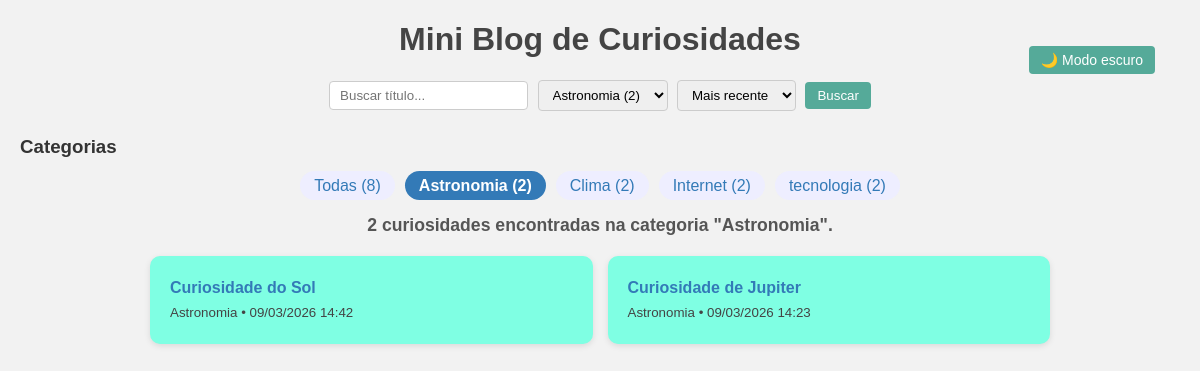
Screenshot of /?categoria=Astronomia with the database file from the repository.
### curiosidades/models.py (models this page shows, shortened)
class Curiosidade(models.Model):
    titulo = models.CharField(max_length=200)
    conteudo = models.TextField()
    categoria = models.CharField(max_length=100, blank=True)
    data_criacao = models.DateTimeField(auto_now_add=True)

### curiosidades/views.py (the view)
# urls.py: path('', views.index, name='index'),
def index(request):
    termo = request.GET.get('q', '')
    categoria = request.GET.get('categoria', '')
    ordenacao = request.GET.get('ordenacao', 'data_desc')
    curiosidades = Curiosidade.objects.all()
    if termo:
        curiosidades = curiosidades.filter(titulo__icontains=termo)
    if categoria:
        curiosidades = curiosidades.filter(categoria=categoria)
    if ordenacao == 'data_asc':
        curiosidades = curiosidades.order_by('data_criacao')
    elif ordenacao == 'titulo_asc':
        curiosidades = curiosidades.order_by('titulo')
    elif ordenacao == 'titulo_desc':
        curiosidades = curiosidades.order_by('-titulo')
    else:
        curiosidades = curiosidades.order_by('-data_criacao')
    curiosidades_destacadas = []
    for c in curiosidades:
        c.slug_categoria = slugify(c.categoria)
        c.titulo_destaque = destacar_texto(c.titulo, termo)
        c.conteudo_destaque = destacar_texto(c.conteudo, termo)
        curiosidades_destacadas.append(c)
    paginator = Paginator(curiosidades_destacadas, 6)  # 6 curiosidades por página
    page = request.GET.get('page')
    curiosidades_paginadas = paginator.get_page(page)
    categorias = Curiosidade.objects.values_list('categoria', flat=True).distinct()
    todas_curiosidades = Curiosidade.objects.all()
    contagem_categorias = Counter([c.categoria for c in todas_curiosidades])
    categorias_com_contagem = [
        (cat, contagem_categorias[cat]) for cat in categorias
    ]
    total_curiosidades = todas_curiosidades.count()
    return render(request, 'curiosidades/index.html', {
        'curiosidades': curiosidades_paginadas,
        'termo': termo,
        'categorias_com_contagem': categorias_com_contagem,
        'categoria_selecionada': categoria,
        'ordenacao': ordenacao,
        'total_curiosidades': total_curiosidades,
    })

### curiosidades/views.py (called while the page is built)
def destacar_texto(texto, termo):
    if not termo:
        return texto
    regex = re.compile(re.escape(termo), re.IGNORECASE)
    return regex.sub(r'<span class="destaque">\g<0></span>', texto)

### curiosidades/templates/curiosidades/index.html (shortened to what this page needs)
<!DOCTYPE html>
<html lang="pt-BR">
<head>
{% load static %}
<link rel="stylesheet" href="{% static 'curiosidades/style.css' %}">
</head>
<body>
<header>
    <h1>Mini Blog de Curiosidades</h1>
    <button id="toggle-dark" aria-label="Ativar modo escuro">
        🌙 Modo escuro
    </button>
</header>
<main>
<section>
<form method="get" action="">
    <input
        type="text"
        name="q"
        placeholder="Buscar título..."
        value="{{ termo }}"
        aria-label="Buscar curiosidade pelo título"
    >
    <select name="categoria">
        {% for cat, contagem in categorias_com_contagem %}
        <option value="{{ cat }}" {% if categoria_selecionada == cat %}selected{% endif %}>
            {{ cat }} ({{ contagem }})
        </option>
        {% endfor %}
    </select>
    <select name="ordenacao">
        <option value="data_desc" {% if ordenacao == "data_desc" %}selected{% endif %}>Mais recente</option>
    </select>
    <button type="submit">Buscar</button>
</form>
</section>
<section>
<h3>Categorias</h3>
<ul class="categorias">
    <li>
        <a href="{% url 'index' %}" class="{% if not categoria_selecionada %}selected{% endif %}">
            Todas ({{ total_curiosidades }})
        </a>
    </li>
    {% for cat, contagem in categorias_com_contagem %}
    <li>
        <a href="?categoria={{ cat }}{% if termo %}&q={{ termo|urlencode }}{% endif %}"
           class="{% if categoria_selecionada == cat %}selected{% endif %}">
            {{ cat }} ({{ contagem }})
        </a>
    </li>
    {% endfor %}
</ul>
</section>
<section>
<p class="contador">
{% if curiosidades %}
    {% if categoria_selecionada %}
        {{ curiosidades.paginator.count }} curiosidade{% if curiosidades.paginator.count > 1 %}s{% endif %}
        encontrada{% if curiosidades.paginator.count > 1 %}s{% endif %}
        na categoria "<strong>{{ categoria_selecionada }}</strong>".
    {% elif termo %}
        {{ curiosidades.paginator.count }} curiosidade{% if curiosidades.paginator.count > 1 %}s{% endif %}
        encontrada{% if curiosidades.paginator.count > 1 %}s{% endif %}
        para "<strong>{{ termo }}</strong>".
    {% else %}
        {{ curiosidades.paginator.count }} curiosidade{% if curiosidades.paginator.count > 1 %}s{% endif %}
        encontrada{% if curiosidades.paginator.count > 1 %}s{% endif %}.
    {% endif %}
{% else %}
    Nenhuma curiosidade encontrada.
{% endif %}
</p>
</section>
<section>
<ul class="lista-curiosidades">
{% for c in curiosidades %}
<article class="card-curiosidade {{ c.slug_categoria }}">
    <a href="{% url 'detalhe' c.id %}">
        {{ c.titulo_destaque|safe }}
    </a>
    <br>
    <small class="categoria-info {{ c.slug_categoria }}">
        {{ c.categoria }} • {{ c.data_criacao|date:"d/m/Y H:i" }}
    </small>
</article>
{% empty %}
<li>Nenhuma curiosidade cadastrada.</li>
{% endfor %}
</ul>
</section>
</main>
</body>
</html>

### curiosidades/static/curiosidades/style.css (style rules this page uses)
body { font-family: Arial, sans-serif; margin: 20px; background-color: #f2f2f2; color: #333; transition: background-color 0.3s, color 0.3s; }
header { position: relative; }
h1 { text-align: center; color: #444; }
form { text-align: center; margin-bottom: 20px; }
input[type="text"], select { padding: 6px 10px; margin: 0 5px 5px 0; border-radius: 4px; border: 1px solid #ccc; }
button { padding: 6px 12px; border-radius: 4px; border: none; background-color: #5a9; color: white; cursor: pointer; transition: 0.2s; }
#toggle-dark { position: absolute; right: 25px; top: 25px; font-size: 14px; }
.categorias { display: flex; gap: 10px; padding: 0; list-style: none; margin-bottom: 20px; justify-content: center; flex-wrap: wrap; }
.categorias li a { padding: 6px 14px; border-radius: 20px; background-color: #eef; color: #337ab7; text-decoration: none; transition: 0.2s; }
.categorias li a.selected { font-weight: bold; color: #fff; background-color: #337ab7; }
.contador { font-size: 1.1rem; font-weight: bold; color: #555; text-align: center; margin-bottom: 20px; }
.lista-curiosidades { padding: 0; list-style: none; display: grid; grid-template-columns: repeat(auto-fit,minmax(250px,1fr)); gap: 15px; max-width: 900px; margin: 0 auto 30px auto; }
.card-curiosidade { padding: 20px; line-height: 1.5; border-radius: 10px; box-shadow: 0 2px 6px rgba(0,0,0,0.1); transition: transform 0.2s, box-shadow 0.2s; }
.card-curiosidade a { font-weight: bold; color: #337ab7; text-decoration: none; }
.card-curiosidade small { color: #444; }
.card-curiosidade.astronomia { background-color: #7fffe3; }
.card-curiosidade { animation: aparecer 0.4s ease; }

### rows the page displays
Curiosidade: categoria "Clima", id "2"
Curiosidade: titulo_destaque "Curiosidade do Sol", categoria "Astronomia", data_criacao "09/03/2026 14:42"
Curiosidade: titulo_destaque "Curiosidade de Jupiter", categoria "Astronomia", data_criacao "09/03/2026 14:23"

### other values shown
{{ total_curiosidades }} "8"
{{ cat }} "Astronomia" "Internet" "tecnologia"
{{ contagem }} "2" "2" "2"
{{ curiosidades.paginator.count }} "2"
{{ categoria_selecionada }} "Astronomia"
form field categoria "Astronomia (2)"
